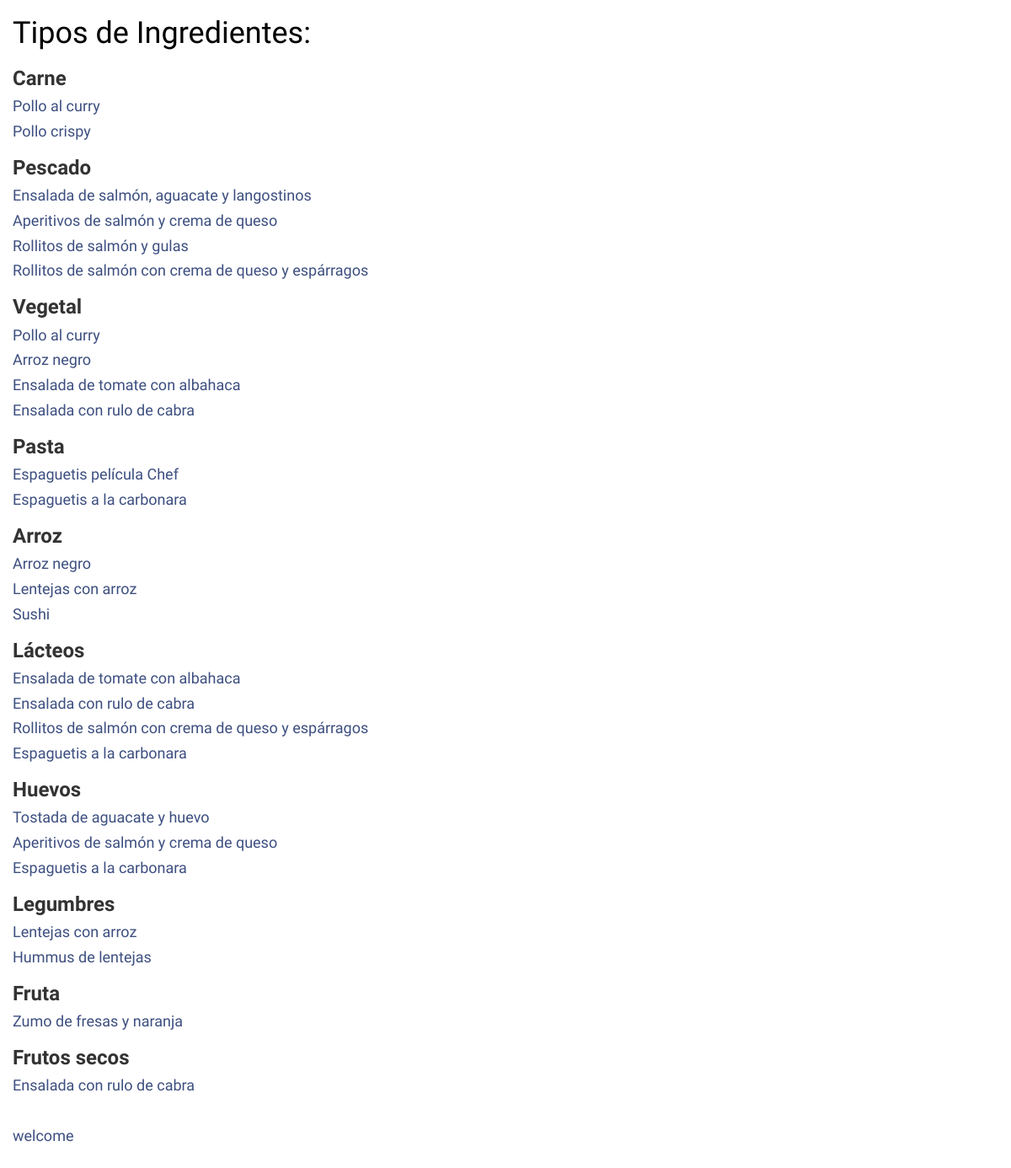
/listaIngredientes, run on the app's committed database.
### RecipesAndFun/models.py (models this page shows, shortened)
class receta(models.Model):
    nombre_receta= models.CharField(max_length=100)
    ingredientes= models.TextField(help_text='Escribe los ingredientes')
    preparacion= models.TextField(verbose_name='Preparacion')
    tiempo_preparacion= models.IntegerField
    comentarios= models.CharField(help_text='Espacio para comentarios', max_length=1000, null=True)
    puntuacion= models.IntegerField
    fecha_publicacion= models.DateTimeField(blank=True, null=True)
    autor= models.ForeignKey(User, on_delete=models.CASCADE)

### RecipesAndFun/views.py (the view)
# urls.py: path('listaIngredientes', views.ingredient_list),
def ingredient_list(request):
    context={}
    tipo_comida ={}
    tipo_comida['carne'] = ingrediente.objects.filter(tipo='carne')
    tipo_comida['pescado'] = ingrediente.objects.filter(tipo='pescado')
    tipo_comida['vegetal'] = ingrediente.objects.filter(tipo='vegetal')
    tipo_comida['pasta'] = ingrediente.objects.filter(tipo='pasta')
    tipo_comida['arroz'] = ingrediente.objects.filter(tipo='arroz')
    tipo_comida['lacteo'] = ingrediente.objects.filter(tipo='lacteo')
    tipo_comida['fruta'] = ingrediente.objects.filter(tipo='fruta')
    tipo_comida['huevos'] = ingrediente.objects.filter(tipo='huevos')
    tipo_comida['legumbres'] = ingrediente.objects.filter(tipo='legumbres')
    tipo_comida['frutossecos'] = ingrediente.objects.filter(tipo='frutossecos')
    recetas_de = {}
    recetas_de['pollo'] = receta.objects.filter(ingredientes__contains='pollo')
    recetas_de['salmon'] = receta.objects.filter(ingredientes__contains='salmon')
    recetas_de['tomate'] = receta.objects.filter(ingredientes__contains='tomate')
    recetas_de['espaguetis'] = receta.objects.filter(ingredientes__contains='espaguetis')
    recetas_de['arroz'] = receta.objects.filter(ingredientes__contains='arroz')
    recetas_de['queso'] = receta.objects.filter(ingredientes__contains='queso')
    recetas_de['huevos'] = receta.objects.filter(ingredientes__contains='huevos')
    recetas_de['lentejas'] = receta.objects.filter(ingredientes__contains='lentejas')
    recetas_de['nueces'] = receta.objects.filter(ingredientes__contains='nueces')
    recetas_de['fresas'] = receta.objects.filter(ingredientes__contains='fresas')
    context={
        'recetas_de':recetas_de,
        'tipo_comida':tipo_comida
    }
    return render(request, "listaIngredientes.html", context)

### templates/listaIngredientes.html (shortened to what this page needs)
{% load static %}
<head>
    <link rel="stylesheet" href="//maxcdn.bootstrapcdn.com/bootstrap/3.2.0/css/bootstrap.min.css">
    <link rel="stylesheet" href="//maxcdn.bootstrapcdn.com/bootstrap/3.2.0/css/bootstrap-theme.min.css">
    <link rel="stylesheet" href="{% static 'css/recipesandfun.css' %}">
    <h1>Tipos de Ingredientes:</h1>
</head>
<body>
    <h3>Carne</h3>
    {%  for receta in recetas_de.pollo %}
        <div>
            <h4><a href="{% url 'recipe_details' receta.id %}">
                {{ receta.nombre_receta }}</a></h4>
        </div>
    {% endfor %}
    <h3>Pescado</h3>
    {%  for receta in recetas_de.salmon %}
        <div>
            <h4><a href="{% url 'recipe_details' receta.id %}">
                {{ receta.nombre_receta }}</a></h4>
        </div>
    {% endfor %}
    <h3>Vegetal</h3>
    {%  for receta in recetas_de.tomate %}
        <div>
            <h4><a href="{% url 'recipe_details' receta.id %}">
                {{ receta.nombre_receta }}</a></h4>
        </div>
    {% endfor %}
    <h3>Pasta</h3>
    {%  for receta in recetas_de.espaguetis %}
        <div>
            <h4><a href="{% url 'recipe_details' receta.id %}">
                {{ receta.nombre_receta }}</a></h4>
        </div>
    {% endfor %}
    <h3>Arroz</h3>
    {%  for receta in recetas_de.arroz %}
        <div>
            <h4><a href="{% url 'recipe_details' receta.id %}">
                {{ receta.nombre_receta }}</a></h4>
        </div>
    {% endfor %}
    <h3>Lácteos</h3>
    {%  for receta in recetas_de.queso %}
        <div>
            <h4><a href="{% url 'recipe_details' receta.id %}">
                {{ receta.nombre_receta }}</a></h4>
        </div>
    {% endfor %}
    <h3>Huevos</h3>
    {%  for receta in recetas_de.huevos %}
        <div>
            <h4><a href="{% url 'recipe_details' receta.id %}">
                {{ receta.nombre_receta }}</a></h4>
        </div>
    {% endfor %}
    <h3>Legumbres</h3>
    {%  for receta in recetas_de.lentejas %}
        <div>
            <h4><a href="{% url 'recipe_details' receta.id %}">
                {{ receta.nombre_receta }}</a></h4>
        </div>
    {% endfor %}
    <h3>Fruta</h3>
    {%  for receta in recetas_de.fresas %}
        <div>
            <h4><a href="{% url 'recipe_details' receta.id %}">
                {{ receta.nombre_receta }}</a></h4>
        </div>
    {% endfor %}
    <h3>Frutos secos</h3>
    {%  for receta in recetas_de.nueces %}
        <div>
            <h4><a href="{% url 'recipe_details' receta.id %}">
                {{ receta.nombre_receta }}</a></h4>
        </div>
    {% endfor %}
    <br>
        <h4><a href="/welcome">welcome </a></h4>
</body>

### static/css/recipesandfun.css (style rules this page uses)
h1, h2 { color: #000000; font-family: 'Lobster'; }
h3 { font-family: 'Abel', sans-serif; font-weight: bold; }
h4,h5 { font-family: 'Abel', sans-serif; }
a { color: #3d4f80; }
body { padding-left: 15px; background: url("https://venngage-wordpress.s3.amazonaws.com/uploads/2018/11/15-Presentation-Background-Examples16.jpeg"); background-attachment: fixed; }

### data on the page
receta: nombre_receta "Pollo al curry"
receta: nombre_receta "Pollo crispy"
receta: nombre_receta "Ensalada de salmón, aguacate y langostinos"
receta: nombre_receta "Aperitivos de salmón y crema de queso"
receta: nombre_receta "Rollitos de salmón y gulas"
receta: nombre_receta "Rollitos de salmón con crema de queso y espárragos"
receta: nombre_receta "Arroz negro"
receta: nombre_receta "Ensalada de tomate con albahaca"
receta: nombre_receta "Ensalada con rulo de cabra"
receta: nombre_receta "Espaguetis película Chef"
receta: nombre_receta "Espaguetis a la carbonara"
receta: nombre_receta "Lentejas con arroz"
receta: nombre_receta "Sushi"
receta: nombre_receta "Tostada de aguacate y huevo"
receta: nombre_receta "Hummus de lentejas"
receta: nombre_receta "Zumo de fresas y naranja"
